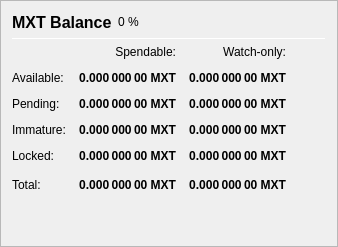
                   <widget class="QFrame" name="frame_Balances">
                    <property name="frameShape">
                     <enum>QFrame::StyledPanel</enum>
                    </property>
                    <property name="frameShadow">
                     <enum>QFrame::Raised</enum>
                    </property>
                    <layout class="QVBoxLayout" name="verticalLayout_4">
                     <item>
                      <layout class="QHBoxLayout" name="horizontalLayout_4">
                       <item>
                        <widget class="QLabel" name="label_5">
                         <property name="minimumSize">
                          <size>
                           <width>0</width>
                           <height>20</height>
                          </size>
                         </property>
                         <property name="font">
                          <font>
                           <pointsize>12</pointsize>
                           <weight>75</weight>
                           <bold>true</bold>
                          </font>
                         </property>
                         <property name="text">
                          <string>MXT Balance</string>
                         </property>
                        </widget>
                       </item>
                       <item>
                        <widget class="QLabel" name="labelMXTPercent">
                         <property name="text">
                          <string notr="true">0 %</string>
                         </property>
                        </widget>
                       </item>
                       <item>
                        <spacer name="horizontalSpacer_3">
                         <property name="orientation">
                          <enum>Qt::Horizontal</enum>
                         </property>
                         <property name="sizeHint" stdset="0">
                          <size>
                           <width>40</width>
                           <height>20</height>
                          </size>
                         </property>
                        </spacer>
                       </item>
                      </layout>
                     </item>
                     <item>
                      <widget class="Line" name="line_Balance">
                       <property name="minimumSize">
                        <size>
                         <width>0</width>
                         <height>1</height>
                        </size>
                       </property>
                       <property name="maximumSize">
                        <size>
                         <width>16777215</width>
                         <height>1</height>
                        </size>
                       </property>
                       <property name="orientation">
                        <enum>Qt::Horizontal</enum>
                       </property>
                      </widget>
                     </item>
                     <item>
                      <layout class="QGridLayout" name="gridLayout">
                       <property name="spacing">
                        <number>12</number>
                       </property>
                       <item row="0" column="1">
                        <widget class="QLabel" name="labelSpendable">
                         <property name="text">
                          <string>Spendable:</string>
                         </property>
                         <property name="alignment">
                          <set>Qt::AlignRight|Qt::AlignTrailing|Qt::AlignVCenter</set>
                         </property>
                        </widget>
                       </item>
                       <item row="0" column="2">
                        <widget class="QLabel" name="labelWatchonly">
                         <property name="text">
                          <string>Watch-only:</string>
                         </property>
                         <property name="alignment">
                          <set>Qt::AlignRight|Qt::AlignTrailing|Qt::AlignVCenter</set>
                         </property>
                        </widget>
                       </item>
                       <item row="1" column="0">
                        <widget class="QLabel" name="labelBalanceText">
                         <property name="text">
                          <string>Available:</string>
                         </property>
                        </widget>
                       </item>
                       <item row="1" column="1">
                        <widget class="QLabel" name="labelBalance">
                         <property name="font">
                          <font>
                           <weight>75</weight>
                           <bold>true</bold>
                          </font>
                         </property>
                         <property name="cursor">
                          <cursorShape>IBeamCursor</cursorShape>
                         </property>
                         <property name="toolTip">
                          <string>Your current spendable balance</string>
                         </property>
                         <property name="text">
                          <string notr="true">0.000 000 00 MXT</string>
                         </property>
                         <property name="alignment">
                          <set>Qt::AlignRight|Qt::AlignTrailing|Qt::AlignVCenter</set>
                         </property>
                         <property name="textInteractionFlags">
                          <set>Qt::LinksAccessibleByMouse|Qt::TextSelectableByKeyboard|Qt::TextSelectableByMouse</set>
                         </property>
                        </widget>
                       </item>
                       <item row="1" column="2">
                        <widget class="QLabel" name="labelWatchAvailable">
                         <property name="font">
                          <font>
                           <weight>75</weight>
                           <bold>true</bold>
                          </font>
                         </property>
                         <property name="cursor">
                          <cursorShape>IBeamCursor</cursorShape>
                         </property>
                         <property name="toolTip">
                          <string>Your current balance in watch-only addresses</string>
                         </property>
                         <property name="text">
                          <string notr="true">0.000 000 00 MXT</string>
                         </property>
                         <property name="alignment">
                          <set>Qt::AlignRight|Qt::AlignTrailing|Qt::AlignVCenter</set>
                         </property>
                         <property name="textInteractionFlags">
                          <set>Qt::LinksAccessibleByMouse|Qt::TextSelectableByKeyboard|Qt::TextSelectableByMouse</set>
                         </property>
                        </widget>
                       </item>
                       <item row="2" column="0">
                        <widget class="QLabel" name="labelPendingText">
                         <property name="text">
                          <string>Pending:</string>
                         </property>
                        </widget>
                       </item>
                       <item row="2" column="1">
                        <widget class="QLabel" name="labelUnconfirmed">
                         <property name="font">
                          <font>
                           <weight>75</weight>
                           <bold>true</bold>
                          </font>
                         </property>
                         <property name="cursor">
                          <cursorShape>IBeamCursor</cursorShape>
                         </property>
                         <property name="toolTip">
                          <string>Total of transactions that have yet to be confirmed, and do not yet count toward the spendable balance</string>
                         </property>
                         <property name="text">
                          <string notr="true">0.000 000 00 MXT</string>
                         </property>
                         <property name="alignment">
                          <set>Qt::AlignRight|Qt::AlignTrailing|Qt::AlignVCenter</set>
                         </property>
                         <property name="textInteractionFlags">
                          <set>Qt::LinksAccessibleByMouse|Qt::TextSelectableByKeyboard|Qt::TextSelectableByMouse</set>
                         </property>
                        </widget>
                       </item>
                       <item row="2" column="2">
                        <widget class="QLabel" name="labelWatchPending">
                         <property name="font">
                          <font>
                           <weight>75</weight>
                           <bold>true</bold>
                          </font>
                         </property>
                         <property name="cursor">
                          <cursorShape>IBeamCursor</cursorShape>
                         </property>
                         <property name="toolTip">
                          <string>Unconfirmed transactions to watch-only addresses</string>
                         </property>
                         <property name="text">
                          <string notr="true">0.000 000 00 MXT</string>
                         </property>
                         <property name="alignment">
                          <set>Qt::AlignRight|Qt::AlignTrailing|Qt::AlignVCenter</set>
                         </property>
                         <property name="textInteractionFlags">
                          <set>Qt::LinksAccessibleByMouse|Qt::TextSelectableByKeyboard|Qt::TextSelectableByMouse</set>
                         </property>
                        </widget>
                       </item>
                       <item row="3" column="0">
                        <widget class="QLabel" name="labelImmatureText">
                         <property name="text">
                          <string>Immature:</string>
                         </property>
                        </widget>
                       </item>
                       <item row="3" column="1">
                        <widget class="QLabel" name="labelImmature">
                         <property name="font">
                          <font>
                           <weight>75</weight>
                           <bold>true</bold>
                          </font>
                         </property>
                         <property name="cursor">
                          <cursorShape>IBeamCursor</cursorShape>
                         </property>
                         <property name="toolTip">
                          <string>Staked or masternode rewards that has not yet matured</string>
                         </property>
                         <property name="text">
                          <string notr="true">0.000 000 00 MXT</string>
                         </property>
                         <property name="alignment">
                          <set>Qt::AlignRight|Qt::AlignTrailing|Qt::AlignVCenter</set>
                         </property>
                         <property name="textInteractionFlags">
                          <set>Qt::LinksAccessibleByMouse|Qt::TextSelectableByKeyboard|Qt::TextSelectableByMouse</set>
                         </property>
                        </widget>
                       </item>
                       <item row="3" column="2">
                        <widget class="QLabel" name="labelWatchImmature">
                         <property name="font">
                          <font>
                           <weight>75</weight>
                           <bold>true</bold>
                          </font>
                         </property>
                         <property name="cursor">
                          <cursorShape>IBeamCursor</cursorShape>
                         </property>
                         <property name="toolTip">
                          <string>Staked or masternode rewards in watch-only addresses that has not yet matured</string>
                         </property>
                         <property name="text">
                          <string notr="true">0.000 000 00 MXT</string>
                         </property>
                         <property name="alignment">
                          <set>Qt::AlignRight|Qt::AlignTrailing|Qt::AlignVCenter</set>
                         </property>
                         <property name="textInteractionFlags">
                          <set>Qt::LinksAccessibleByMouse|Qt::TextSelectableByKeyboard|Qt::TextSelectableByMouse</set>
                         </property>
                        </widget>
                       </item>
                       <item row="4" column="0">
                        <widget class="QLabel" name="labelLockedBalanceText">
                         <property name="toolTip">
                          <string>Locked MXT or Masternode collaterals. These are excluded from zMXT minting.</string>
                         </property>
                         <property name="text">
                          <string>Locked:</string>
                         </property>
                        </widget>
                       </item>
                       <item row="4" column="1">
                        <widget class="QLabel" name="labelLockedBalance">
                         <property name="font">
                          <font>
                           <weight>75</weight>
                           <bold>true</bold>
                          </font>
                         </property>
                         <property name="cursor">
                          <cursorShape>IBeamCursor</cursorShape>
                         </property>
                         <property name="toolTip">
                          <string>Locked MXT or Masternode collaterals. These are excluded from zMXT minting.</string>
                         </property>
                         <property name="text">
                          <string notr="true">0.000 000 00 MXT</string>
                         </property>
                         <property name="alignment">
                          <set>Qt::AlignRight|Qt::AlignTrailing|Qt::AlignVCenter</set>
                         </property>
                         <property name="textInteractionFlags">
                          <set>Qt::LinksAccessibleByMouse|Qt::TextSelectableByKeyboard|Qt::TextSelectableByMouse</set>
                         </property>
                        </widget>
                       </item>
                       <item row="4" column="2">
                        <widget class="QLabel" name="labelWatchLocked">
                         <property name="font">
                          <font>
                           <weight>75</weight>
                           <bold>true</bold>
                          </font>
                         </property>
                         <property name="cursor">
                          <cursorShape>IBeamCursor</cursorShape>
                         </property>
                         <property name="toolTip">
                          <string>Current locked balance in watch-only addresses</string>
                         </property>
                         <property name="text">
                          <string notr="true">0.000 000 00 MXT</string>
                         </property>
                         <property name="alignment">
                          <set>Qt::AlignRight|Qt::AlignTrailing|Qt::AlignVCenter</set>
                         </property>
                         <property name="textInteractionFlags">
                          <set>Qt::LinksAccessibleByMouse|Qt::TextSelectableByKeyboard|Qt::TextSelectableByMouse</set>
                         </property>
                        </widget>
                       </item>
                       <item row="5" column="0">
                        <widget class="QLabel" name="labelTotalText">
                         <property name="toolTip">
                          <string>Your current MARTEX balance, unconfirmed and immature transactions included</string>
                         </property>
                         <property name="text">
                          <string>Total:</string>
                         </property>
                        </widget>
                       </item>
                       <item row="5" column="1">
                        <widget class="QLabel" name="labelTotal">
                         <property name="font">
                          <font>
                           <weight>75</weight>
                           <bold>true</bold>
                          </font>
                         </property>
                         <property name="cursor">
                          <cursorShape>IBeamCursor</cursorShape>
                         </property>
                         <property name="toolTip">
                          <string>Your current MARTEX balance, unconfirmed and immature transactions included</string>
                         </property>
                         <property name="text">
                          <string notr="true">0.000 000 00 MXT</string>
                         </property>
                         <property name="alignment">
                          <set>Qt::AlignRight|Qt::AlignTrailing|Qt::AlignVCenter</set>
                         </property>
                         <property name="textInteractionFlags">
                          <set>Qt::LinksAccessibleByMouse|Qt::TextSelectableByKeyboard|Qt::TextSelectableByMouse</set>
                         </property>
                        </widget>
                       </item>
                       <item row="5" column="2">
                        <widget class="QLabel" name="labelWatchTotal">
                         <property name="font">
                          <font>
                           <weight>75</weight>
                           <bold>true</bold>
                          </font>
                         </property>
                         <property name="cursor">
                          <cursorShape>IBeamCursor</cursorShape>
                         </property>
                         <property name="toolTip">
                          <string>Current total balance in watch-only addresses</string>
                         </property>
                         <property name="text">
                          <string notr="true">0.000 000 00 MXT</string>
                         </property>
                         <property name="alignment">
                          <set>Qt::AlignRight|Qt::AlignTrailing|Qt::AlignVCenter</set>
                         </property>
                         <property name="textInteractionFlags">
                          <set>Qt::LinksAccessibleByMouse|Qt::TextSelectableByKeyboard|Qt::TextSelectableByMouse</set>
                         </property>
                        </widget>
                       </item>
                       <item row="5" column="3">
                        <spacer name="horizontalSpacer_9">
                         <property name="orientation">
                          <enum>Qt::Horizontal</enum>
                         </property>
                         <property name="sizeHint" stdset="0">
                          <size>
                           <width>40</width>
                           <height>20</height>
                          </size>
                         </property>
                        </spacer>
                       </item>
                      </layout>
                     </item>
                     <item>
                      <spacer name="verticalSpacer_3">
                       <property name="orientation">
                        <enum>Qt::Vertical</enum>
                       </property>
                       <property name="sizeHint" stdset="0">
                        <size>
                         <width>20</width>
                         <height>40</height>
                        </size>
                       </property>
                      </spacer>
                     </item>
                    </layout>
                   </widget>
